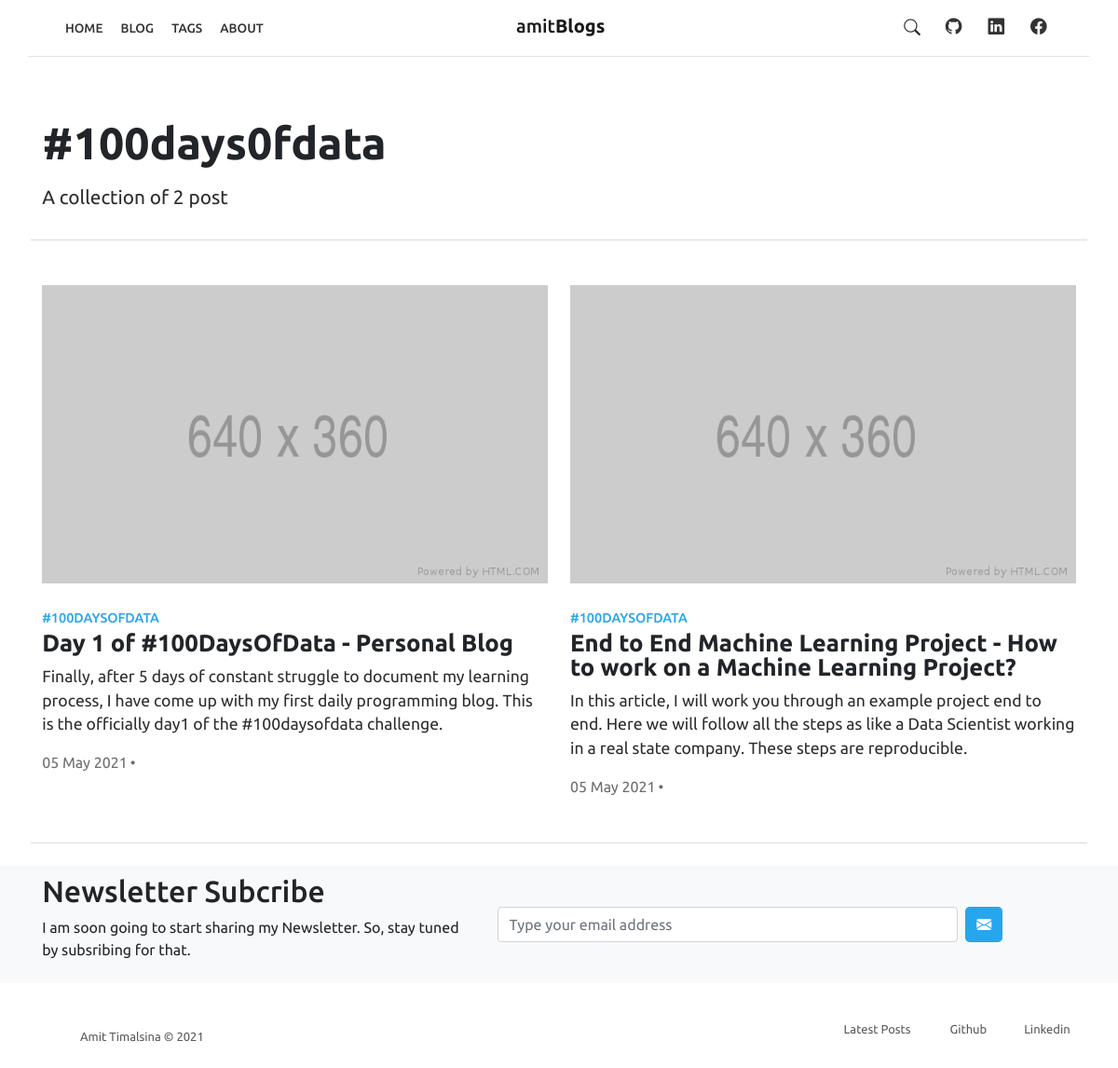
Page /blog/tags/100days0fdata/ on the earlier database version.
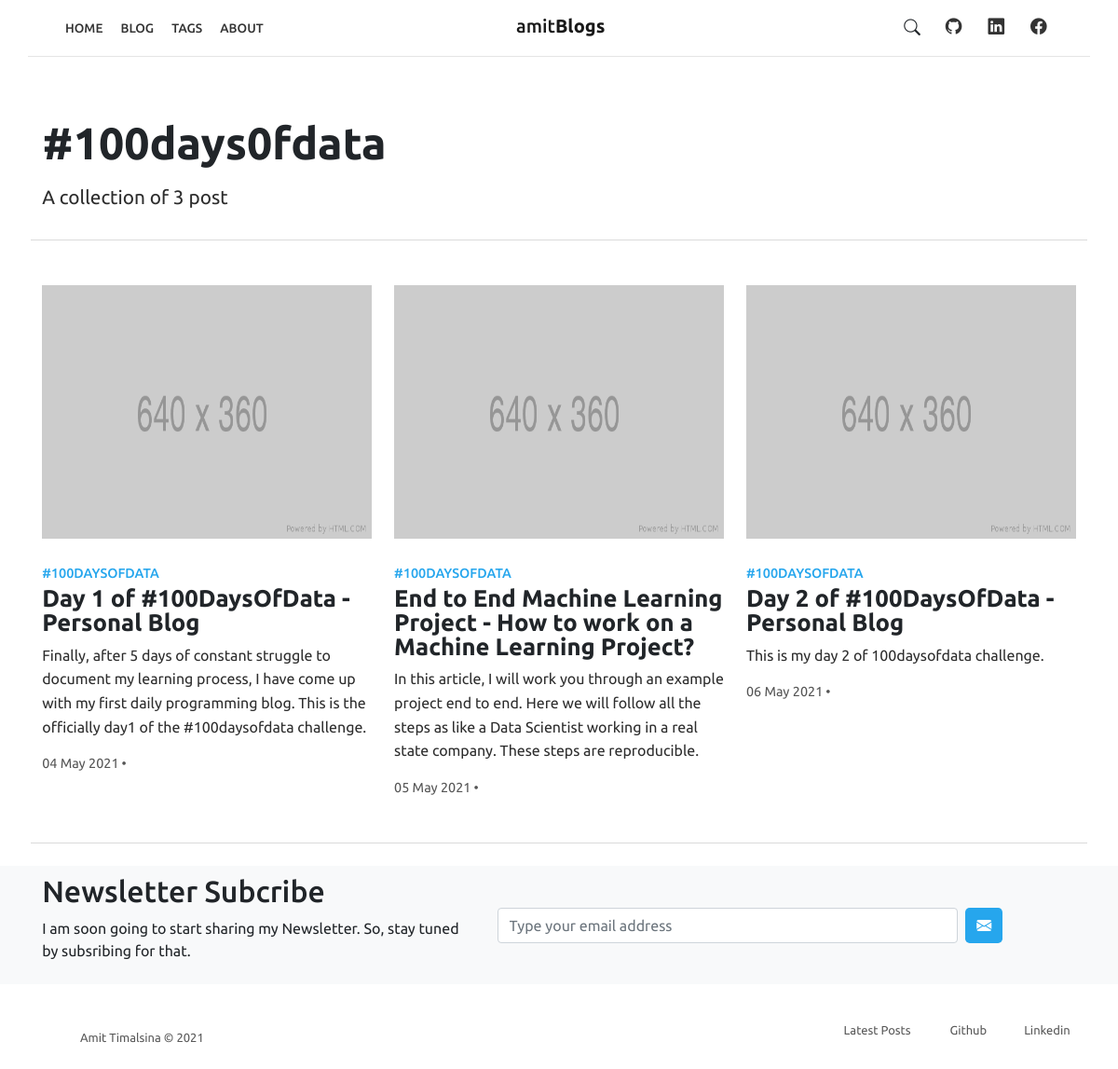
Same page on the later database version.
### blog/models.py (models this page shows, shortened)
class Tag(models.Model):
    name = models.CharField(max_length=200)
    slug = models.SlugField(null=True, blank=True)
    class Meta:
        ordering = ['name']
    def __str__(self):
        return self.name

class Post(models.Model):
    author = models.ForeignKey(User, on_delete=models.CASCADE, related_name='posts')
    headline = models.CharField(max_length=200)
    sub_headline = models.CharField(max_length=200, null=True, blank=True)
    thumbnail = models.ImageField(null=True, blank=True, upload_to='images', default='/images/placeholder.png')
    body = RichTextUploadingField(null=False, blank=False)
    created = models.DateTimeField(auto_now_add=True)
    active = models.BooleanField(default=False)
    featured = models.BooleanField(default=False)
    trending = models.BooleanField(default=False)
    latest = models.BooleanField(default=False)
    tags = models.ManyToManyField(Tag, null=True, blank=True)
    slug = models.SlugField(null=True, blank=True)
    class Meta:
        ordering = ['-created']

### blog/views.py (the view)
# urls.py: path('tags/<slug:tag>/', views.tagPage, name='tag'),
def tagPage(request, tag):
    tag_posts = Post.objects.filter(tags__slug=tag)
    tag = Tag.objects.get(slug=tag)
    form = EmailSignupForm()
    context = {'posts': tag_posts, 'tag': tag, 'form': form}
    return render(request, 'blog/tag.html', context)

### blog/forms.py
class EmailSignupForm(forms.ModelForm):
    email = forms.EmailField(widget=forms.TextInput(attrs={
        "type": "email",
        "name": "email",
        "class": "form-control",
        "placeholder": "Type your email address",
    }), label="")
    class Meta:
        model = Signup
        fields = ('email', )

### blog/templatetags/readtime.py (called while the page is built)
def read(html):
    return readtime.of_html(html)

### blog/templates/blog/tag.html (shortened to what this page needs)
{% extends 'blog/main.html' %}
{% load static %}
{% load readtime %}
{% block content %}
<div class="section pt-5">
    <div class="container">
        <div class="row">
            <div class="col-9 col-lg-12 py-3" style="border-bottom: 1px solid rgba(0, 0, 0, 0.145);">
                <h2 class="my-0" style="font-size: 3rem;font-weight: 700; text-transform: lowercase;">#{{tag.slug}}</h2>
                <p class="post-card-text my-3" style="font-size: 1.3rem; line-height: 25.6px;">A collection of {{ posts.count }} post</p>
            </div>
        </div>
        <div class="row justify-content-center">
        {% for post in posts reversed %}
        {% if posts.count >= 3 %}
        <div class="col-md-6 col-lg-4 pt-5 pb-5" style="border-bottom: 1px solid rgba(0, 0, 0, 0.145);">
            <div class="post-entry d-block">
                <div class="thumbnail pb-4">
                    <a href="{% url 'post' post.slug %}">
                        <img class="img-fluid" src="{{ post.thumbnail.url }}" alt="Image" style="height: 17em;">
                    </a>
                </div>
                <div class="content">
                    <div class="row">
                        <div class="col" style="padding-right: 0; margin-bottom: 0.2em;">
                            {% for tag in post.tags.all|slice:":1" %}
                            <a class="tag" href="{% url 'tag' tag.slug %}">
                            {{tag}}
                            </a>
                            {% endfor %}
                        </div>
                    </div>
                    <div class="row">
                        <h2 class="post-card-title" style="font-size: 1.6rem; line-height: 1em;"><a href="{% url 'post' post.slug %}" style="text-decoration: none; color: inherit;">{{ post.headline }}</a></h1>
                    </div>
                    <div class="row">
                        <p class="post-card-text" style="font-size: 1rem; line-height: 25.6px;">
                            {{ post.sub_headline }}
                        </p>
                    </div>
                    <div class="row">
                        <span style="color: rgba(0, 0, 0, 0.665); font-size: 0.9rem;">{{ post.created|date:"d M Y" }}<span style="padding: 3px;">•</span>{{ post.body|readtime }}</span>
                    </div>
                </div>
            </div>
        </div>
        {% elif posts.count == 2 %}
        <div class="col-md-6 col-lg-6 pt-5 pb-5" style="border-bottom: 1px solid rgba(0, 0, 0, 0.145);">
            <div class="post-entry d-block">
                <div class="thumbnail pb-4">
                    <a href="{% url 'post' post.slug %}">
                        <img class="img-fluid" src="{{ post.thumbnail.url }}" alt="Image" style="height: 20em; width: 100%;">
                    </a>
                </div>
                <div class="content">
                    <div class="row">
                        <div class="col" style="padding-right: 0; margin-bottom: 0.2em;">
                            {% for tag in post.tags.all|slice:":1" %}
                            <a class="tag" href="{% url 'tag' tag.slug %}">
                            {{tag}}
                            </a>
                            {% endfor %}
                        </div>
                    </div>
                    <div class="row">
                        <h2 class="post-card-title" style="font-size: 1.6rem; line-height: 1em;"><a href="{% url 'post' post.slug %}" style="text-decoration: none; color: inherit;">{{ post.headline }}</a></h1>
                    </div>
                    <div class="row">
                        <p class="post-card-text" style="font-size: 1.1rem; line-height: 25.6px;">
                            {{ post.sub_headline }}
                        </p>
                    </div>
                    <div class="row">
                        <span style="color: rgba(0, 0, 0, 0.576);">{{ post.created|date:"d M Y" }}<span style="padding: 3px;">•</span>{{ post.body|readtime }}</span>
                    </div>
                </div>
            </div>
        </div>
        {% endif %}
        {% endfor %}
        </div>
    </div>
</div>
{% endblock content %}

### blog/templates/blog/main.html (shortened to what this page needs)
<!DOCTYPE html>
<html lang="en">
<head>
</head>
<body>
    {% include 'blog/navbar.html' %}
    {% block content %}{% endblock content %}
    <div class="site-section subscribe bg-light my-4 p-2">
        <div class="container">
            <form action="{% url 'subscribe' %}" method="POST" class="row align-items-center">
                <div class="col-md-5 mr-auto">
                    <h2>Newsletter Subcribe</h2>
                    <p>I am soon going to start sharing my Newsletter. So, stay tuned by subsribing for that.</p>
                </div>
                <div class="col-md-6 ml-auto align-items-center ms-md-3">
                    <div class="d-flex">
                        {{ form }}
                        <button type="submit" class="btn btn-secondary ms-2 rounded-3" style="background-color: rgb(38, 166, 237); border: none;"><i class="bi bi-envelope-fill"></i></button>
                    </div>
                </div>
            </form>
        </div>
    </div>
    <div class="container pt-3 pb-5">
        <div class="footer row" style="margin-left: 1.8rem; font-size: 13px; color: rgba(0, 0, 0, 0.65);">
          <div class="col-12 col-md-9">
              <p class="my-2">Amit Timalsina &copy 2021</p>
          </div>
          <div class="col">
            <div class="row">
                <div class="col-auto col-md-5"><a  href="{% url 'posts' %}" class="custom1"
                    style="color: rgba(0, 0, 0, 0.65); text-decoration: none;">Latest Posts</a></div>
                <div class="col"><a target="_blank" href="https://github.com/amit-timalsina" class="custom1"
                    style="color: rgba(0, 0, 0, 0.65); text-decoration: none;">Github</a></div>
                <div class="col"><a target="_blank" href="https://www.linkedin.com/in/amittimalsina/" class="custom1"
                    style="color: rgba(0, 0, 0, 0.65); text-decoration: none;">Linkedin</a></div>
              </div>
          </div>
      </div>
      </div>
</body>
</html>

### blog/templates/blog/navbar.html (shortened to what this page needs)
<!DOCTYPE html>
{% load static %}
<html lang="en">
<head>
    <link rel="stylesheet" href="https://cdn.jsdelivr.net/npm/bootstrap-icons@1.4.1/font/bootstrap-icons.css">
    <link rel="stylesheet" type="text/css" href="{% static 'css/bootstrap.css' %}">
</head>
<body>
    <div class="container" style="border-bottom: 1px solid rgba(0, 0, 0, 0.1);">
        <nav class="navbar navbar-expand-lg navbar-light bg-white">
            <div class="container-fluid justify-content-between">
                <ul class="navbar-nav flex-row d-none d-md-flex">
                    <li class="nav-item">
                        <a class="nav-link" style="padding: 0.5rem 0.6rem" href="{% url 'home' %}">Home</a>
                    </li>
                    <li class="nav-item">
                        <a class="nav-link" style="padding: 0.5rem 0.6rem" href="{% url 'posts' %}">Blog</a>
                    </li>
                    <li class="nav-item">
                        <a class="nav-link" style="padding: 0.5rem 0.6rem" href="{% url 'tags' %}">tags</a>
                    </li>
                    <li class="nav-item">
                        <a class="nav-link" style="padding: 0.5rem 0.6rem" href="{% url 'about' %}">about</a>
                    </li>
                </ul>
              <div class="d-md-flex">
                <a class="navbar-brand ms-0 me-5 mb-1 d-flex align-items-center" href="#">
                    amit<span style="font-weight: bold;">Blogs</span>
                </a>
              </div>
              <ul class="navbar-nav flex-row d-none d-md-flex">
                <li class="nav-item me-3 me-lg-1 list-unstyled active">
                    <button type="button" class="btn fs-5" data-bs-toggle="modal" data-bs-target="#exampleModal" style="padding: 0.5rem 1rem; padding-left: 10px; padding-right: 10px;">
                        <i class="bi bi-search"></i>
                    </button>
                </li>
                <li class="nav-item me-3 me-lg-1 list-unstyled">
                    <a class="nav-link fs-5" target="_blank" href="#">
                        <span><i class="bi bi-github"></i></span>
                    </a>
                </li>
                <li class="nav-item me-3 me-lg-1 list-unstyled">
                    <a class="nav-link fs-5" target="_blank" href="#">
                        <span><i class="bi bi-linkedin"></i></span>
                    </a>
                </li>
                <li class="nav-item me-3 me-lg-1 list-unstyled">
                    <a class="nav-link fs-5" target="_blank" href="#">
                        <span><i class="bi bi-facebook"></i></span>
                    </a>
                </li>
              </ul>
            </div>
          </nav>
    </div>
</body>
</html>

Differences in the rows shown:
changed Post "Day 1 of #100DaysOfData - Personal Blog": gains Tag (slug "100days0fdata", name "#100DAYSOFDATA"); loses Tag (slug "100days0fdata", name "#100DAYSOFDATA"); created "05 May 2021" → "04 May 2021"
changed Post "End to End Machine Learning Project - How to work on a Machine Learning Project?": gains Tag (slug "100days0fdata", name "#100DAYSOFDATA"); loses Tag (slug "100days0fdata", name "#100DAYSOFDATA")
added Post: thumbnail (placeholder picture), headline "Day 2 of #100DaysOfData - Personal Blog", sub_headline "This is my day 2 of 100daysofdata challenge.", created "06 May 2021", Tag (name "#100DAYSOFDATA")
Other differences:
{{ posts.count }}: "2" → "3"
